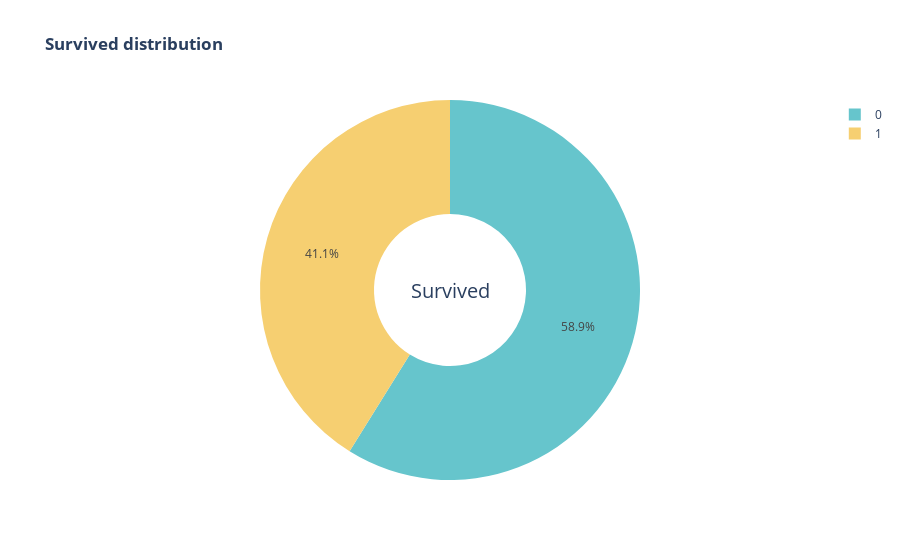

The code cell stored with this chart in its notebook:
### Code cell
fig = px.pie(df, names='Survived',
       title='<b>Survived distribution </b>',
       color_discrete_sequence=px.colors.qualitative.Pastel,
       hole = 0.4
       )
fig.update_layout(annotations=[dict(text='Survived',font_size=20,x=0.5,y=0.5,showarrow=False)])
fig.show()

### Figure 1 — Plotly figure (JSON) as saved in the notebook; plotly's stock layout.template omitted (floating-point values rounded to 4 significant figures; data arrays with more than 128 entries replaced by an {"elided": "..."} marker saying what was removed)
{"data": [{"domain": {"x": [0, 1], "y": [0, 1]}, "hole": 0.4, "hovertemplate": "Survived=%{label}<extra></extra>", "labels": {"elided": "773 int values"}, "legendgroup": "", "name": "", "showlegend": true, "type": "pie"}], "layout": {"annotations": [{"font": {"size": 20}, "showarrow": false, "text": "Survived", "x": 0.5, "y": 0.5}], "legend": {"tracegroupgap": 0}, "piecolorway": ["rgb(102, 197, 204)", "rgb(246, 207, 113)", "rgb(248, 156, 116)", "rgb(220, 176, 242)", "rgb(135, 197, 95)", "rgb(158, 185, 243)", "rgb(254, 136, 177)", "rgb(201, 219, 116)", "rgb(139, 224, 164)", "rgb(180, 151, 231)", "rgb(179, 179, 179)"], "title": {"text": "<b>Survived distribution </b>"}}}
